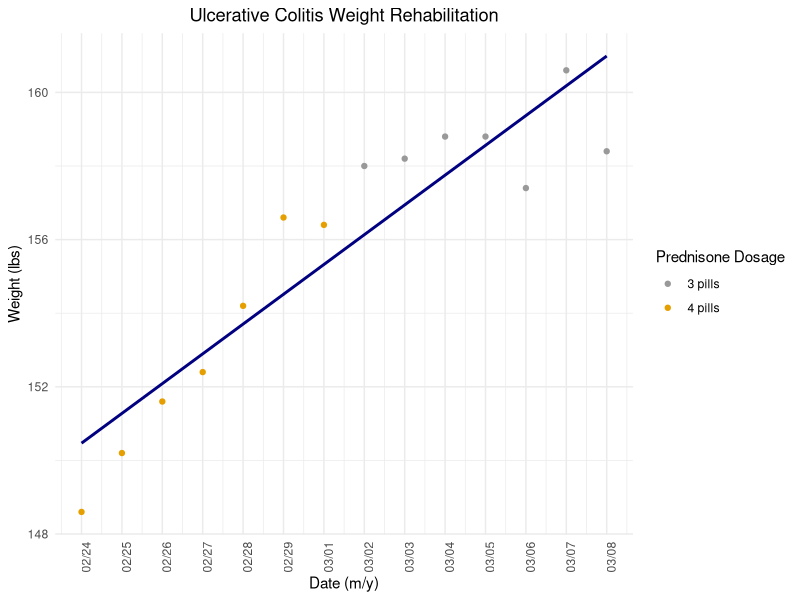

Recreate this plot in R.
## ---- chunk 1
knitr::opts_chunk$set(echo = TRUE)
## ---- chunk 2
library(ggplot2)
## ---- chunk 3
# Create a matrix UC
UC <- matrix(NA, nrow = 14, ncol = 4)

# Assign the data to the matrix
UC <- matrix(
  c("02/24/2024", "148.6", "4 pills", NA,
    "02/25/2024", "150.2", "4 pills", NA,
    "02/26/2024", "151.6", "4 pills", "Visited Gym",
    "02/27/2024", "152.4", "4 pills", NA,
    "02/28/2024", "154.2", "4 pills", NA,
    "02/29/2024", "156.6", "4 pills", NA,
    "03/01/2024", "156.4", "4 pills", "Visited Gym",
    "03/02/2024", "158.0", "3 pills", NA,
    "03/03/2024", "158.2", "3 pills", NA,
    "03/04/2024", "158.8", "3 pills", "Visited Gym",
    "03/05/2024", "158.8", "3 pills", NA,
    "03/06/2024", "157.4", "3 pills", NA,
    "03/07/2024", "160.6", "3 pills", "Visited Gym",
    "03/08/2024", "158.4", "3 pills", "Visited Gym"),
  nrow = 14,
  byrow = TRUE
)

# Assign column names
colnames(UC) <- c("Date", "Weight", "Prednisone Dosage", "Activity")

# Print the matrix
UC
## ---- chunk 4
# Convert matrix UC to data frame
UC_df <- as.data.frame(UC)

# Convert weight column to numeric, handling non-numeric entries
UC_df$Weight <- as.numeric(ifelse(grepl("[0-9.]+", UC_df$Weight), UC_df$Weight, NA))

# Create the scatter plot with regression line using the data frame UC_df
ggplot(UC_df, aes(x = as.Date(Date, "%m/%d/%Y"), y = Weight, color = as.factor(`Prednisone Dosage`))) +
  geom_point() +  # Scatter plot points
  guides(color = guide_legend(title = "Prednisone Dosage")) +
  scale_color_manual(values=c("#999999", "#E69F00", "#56B4E9")) +
  geom_smooth(method = "lm", se = FALSE, color = "navy") +  # Regression line
  labs(title = "Ulcerative Colitis Weight Rehabilitation", x = "Date (m/y)", y = "Weight (lbs)") +
  theme_minimal() +
  theme(axis.text.x = element_text(angle = 90, hjust = 1),
        plot.title = element_text(hjust = 0.5)) +  # Center the title
  scale_x_date(date_breaks = "1 day", date_labels = "%m/%d")
## ---- chunk 5
UC_df$days <- c(1:14) # create a vector 1 through 14 and save it into the UC_df data frame

model.4days = lm(Weight ~ days, data = UC_df[1:7,])
model.3days = lm(Weight ~ days, data = UC_df[8:14,])

summary(model.4days)
summary(model.3days)

# two values to compare: 1.3857 slope to 0.1643 slope

t.test(c(1.3857, 0.1643), c(7, 7), alternative = "greater") # (x,n,p)
